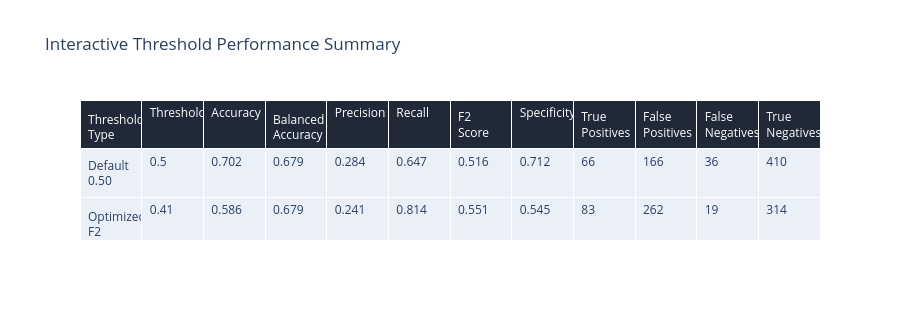

The notebook cell saved with this chart:
### Markdown cell above
## Model Performance

The default `0.50` threshold is compared with the optimized F2 threshold. The optimized threshold should identify more actual CHD cases, while the default threshold should usually make fewer false-positive predictions.

### Code cell
test_probabilities = best_model.predict_proba(X_test)[:, 1]

def evaluate_threshold(name, threshold):
    predictions = (test_probabilities >= threshold).astype(int)
    tn, fp, fn, tp = confusion_matrix(y_test, predictions).ravel()
    return {
        "threshold_type": name,
        "threshold": threshold,
        "accuracy": accuracy_score(y_test, predictions),
        "balanced_accuracy": balanced_accuracy_score(y_test, predictions),
        "precision": precision_score(y_test, predictions, zero_division=0),
        "recall": recall_score(y_test, predictions),
        "f2_score": fbeta_score(y_test, predictions, beta=2),
        "specificity": tn / (tn + fp),
        "true_positives": tp,
        "false_positives": fp,
        "false_negatives": fn,
        "true_negatives": tn,
    }

performance = pd.DataFrame(
    [
        evaluate_threshold("Default 0.50", 0.50),
        evaluate_threshold("Optimized F2", optimal_threshold),
    ]
)

roc_auc = roc_auc_score(y_test, test_probabilities)
average_precision = average_precision_score(y_test, test_probabilities)

performance.to_csv(OUTPUT_DIR / "model_performance_summary.csv", index=False)

print(f"Test ROC-AUC: {roc_auc:.3f}")
print(f"Test average precision: {average_precision:.3f}")
print(f"Positive-class baseline rate: {y_test.mean():.3f}")

performance_display = performance.copy()
metric_columns = [
    "threshold",
    "accuracy",
    "balanced_accuracy",
    "precision",
    "recall",
    "f2_score",
    "specificity",
]
performance_display[metric_columns] = performance_display[metric_columns].round(3)

fig = go.Figure(
    data=[
        go.Table(
            header=dict(
                values=[column.replace("_", " ").title() for column in performance_display.columns],
                fill_color="#1f2937",
                font=dict(color="white"),
                align="left",
            ),
            cells=dict(
                values=[performance_display[column] for column in performance_display.columns],
                align="left",
            ),
        )
    ]
)
fig.update_layout(title="Interactive Threshold Performance Summary", height=320)
fig.write_html(CHART_DIR / "interactive_threshold_performance_summary.html")
fig.show()

### Figure 1 — Plotly figure (JSON) as saved in the notebook; plotly's stock layout.template omitted (floating-point values rounded to 4 significant figures)
{"data": [{"cells": {"align": "left", "values": [["Default 0.50", "Optimized F2"], [0.5, 0.41], [0.702, 0.586], [0.679, 0.679], [0.284, 0.241], [0.647, 0.814], [0.516, 0.551], [0.712, 0.545], [66, 83], [166, 262], [36, 19], [410, 314]]}, "header": {"align": "left", "fill": {"color": "#1f2937"}, "font": {"color": "white"}, "values": ["Threshold Type", "Threshold", "Accuracy", "Balanced Accuracy", "Precision", "Recall", "F2 Score", "Specificity", "True Positives", "False Positives", "False Negatives", "True Negatives"]}, "type": "table"}], "layout": {"height": 320, "title": {"text": "Interactive Threshold Performance Summary"}}}
